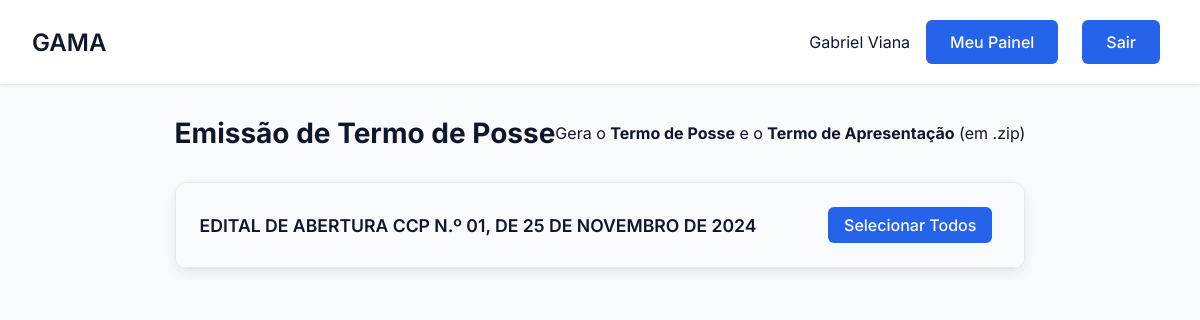
The page /certificados/painel (signed in) on the database as committed earlier.
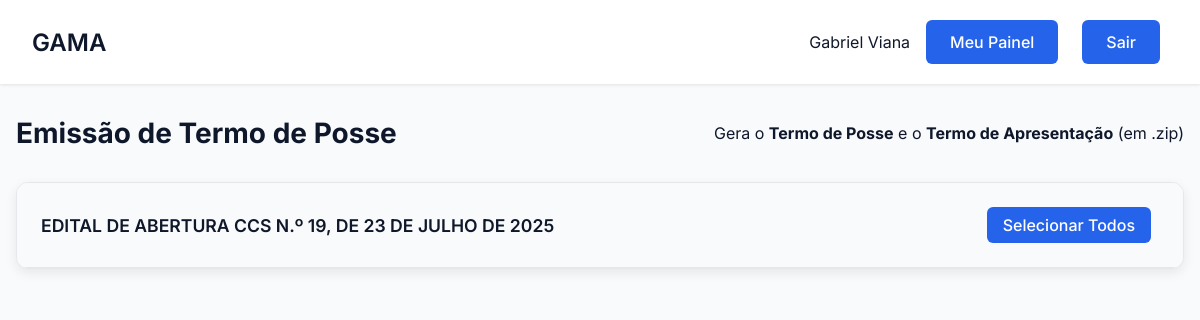
The same page on the database as committed later.
### tables this page shows
CREATE TABLE Edital (
        id_edital INTEGER PRIMARY KEY AUTOINCREMENT,
        numero_edital TEXT NOT NULL UNIQUE,
        data_edital DATE NOT NULL,
        data_publicacao DATE NOT NULL,
        vencimento_edital DATE NOT NULL,
        prazo_prorrogacao INTEGER,
        status TEXT NOT NULL CHECK (status IN ('ativo', 'inativo', 'prorrogado'))
    );

### gama/routes/certificado_routes.py (the view)
@certificado_bp.route('/painel')
def painel_certificados():
    if 'usuario_id' not in session:
        return redirect(url_for('auth.login'))
    editais = Edital.get_all()
    candidatos_agrupados = defaultdict(lambda: defaultdict(list))
    todos_candidatos_raw = Candidato.get_all_with_details()
    candidatos_filtrados = [
        c for c in todos_candidatos_raw if c['situacao'] in ('nomeado', 'empossado')
    ]
    for candidato in candidatos_filtrados:
        id_edital = candidato['id_edital']
        nome_cargo = candidato['nome_cargo']
        candidatos_agrupados[id_edital][nome_cargo].append(candidato)
    certificados_emitidos = Certificado.get_all()
    opcoes_reitor = Opcao.get_por_tipo('reitor')
    opcoes_local = Opcao.get_por_tipo('local')
    default_reitor = next((r['valor_opcao'] for r in opcoes_reitor if r['is_default']), None)
    default_local = next((l['valor_opcao'] for l in opcoes_local if l['is_default']), None)
    return render_template(
        'certificados.html',
        nome=session.get('nome'),
        editais=editais,
        candidatos_por_edital_agrupado=candidatos_agrupados,
        certificados_emitidos=certificados_emitidos,
        opcoes_reitor=opcoes_reitor,
        opcoes_local=opcoes_local,
        default_reitor=default_reitor,
        default_local=default_local
    )

### app.py (called while the page is built)
@app.before_request
def make_session_permanent():
    session.permanent = True

### gama/database/database.py (called while the page is built)
def conectar():
    diretorio_db = "gama/database"
    if not os.path.exists(diretorio_db):
        os.makedirs(diretorio_db)
    return sqlite3.connect(f"{diretorio_db}/editais.db")

### gama/models/certificado.py (called while the page is built)
    @staticmethod
    def get_all():
        conn = conectar()
        conn.row_factory = sqlite3.Row
        cursor = conn.cursor()
        try:
            cursor.execute("""
                SELECT cert.*, cand.nome, ed.numero_edital
                FROM Certificado cert
                JOIN Candidato cand ON cert.id_candidato = cand.id_candidato
                JOIN Edital ed ON cand.id_edital = ed.id_edital
                ORDER BY cert.data_emissao DESC
            """)
            return [dict(row) for row in cursor.fetchall()]
        except sqlite3.Error as e:
            print(f"Erro ao buscar certificados: {e}")
            return []
        finally:
            conn.close()

### gama/templates/certificados.html (shortened to what this page needs)
<!DOCTYPE html>
<html lang="pt-BR">
<head>
    <link rel="stylesheet" href="{{ url_for('static', filename='css/edital.css') }}">
    <link rel="stylesheet" href="https://cdnjs.cloudflare.com/ajax/libs/font-awesome/6.5.0/css/all.min.css">
</head>
<body>
    <div class="dashboard">
        <header class="dashboard-header">
            <nav class="dashboard-nav container">
                <h1 class="dashboard-title">GAMA</h1>
                <div class="dashboard-user">
                    <span>{{ nome }}</span>
                    {% if session.get('tipo') == 'administrador' %}
                        <a href="{{ url_for('admin.painel_admin') }}" class="btn btn-primary">Painel Admin</a>
                    {% else %}
                        <a href="{{ url_for('usuarios.painel_usuario') }}" class="btn btn-primary">Meu Painel</a>
                    {% endif %}
                    <a href="{{ url_for('auth.logout') }}" class="btn btn-primary">Sair</a>
                </div>
            </nav>
        </header>
        <main class="dashboard-content container">
            <div class="section-header">
                <h2 class="page-title">Emissão de Termo de Posse</h2>
                <p class="config-subtitle" style="margin: 0;">Gera o <strong>Termo de Posse</strong> e o <strong>Termo de Apresentação</strong> (em .zip)</p>
            </div>
            {% for edital in editais %}
            <div class="edital-card">
                <div class="edital-header js-toggle-trigger" data-target="body-cert-edital-{{ edital[0] }}">
                    <div class="edital-info">
                        <strong>{{ edital[1] }}</strong>
                    </div>
                    <div class="actions">
                        <button type="button" class="btn btn-primary" style="padding: 0.5rem 1rem;" onclick="event.stopPropagation(); selecionarTodosEdital(this)">
                            Selecionar Todos
                        </button>
                    </div>
                </div>
            </div>
            {% endfor %}
        </main>
    </div>
</body>
</html>

Rows that differ between the two databases and show on the page:
removed Edital: numero_edital "EDITAL DE ABERTURA CCP N.º 01, DE 25 DE NOVEMBRO DE 2024"
added Edital: numero_edital "EDITAL DE ABERTURA CCS N.º 19, DE 23 DE JULHO DE 2025"
